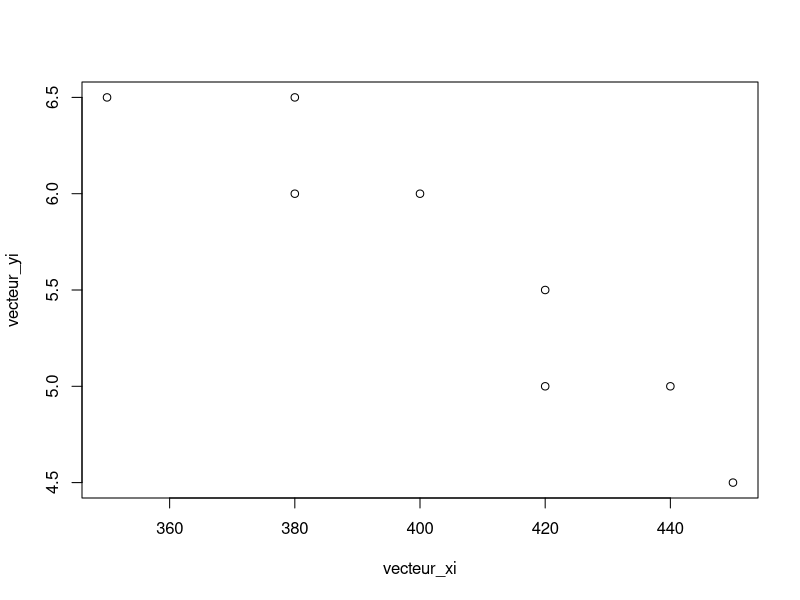
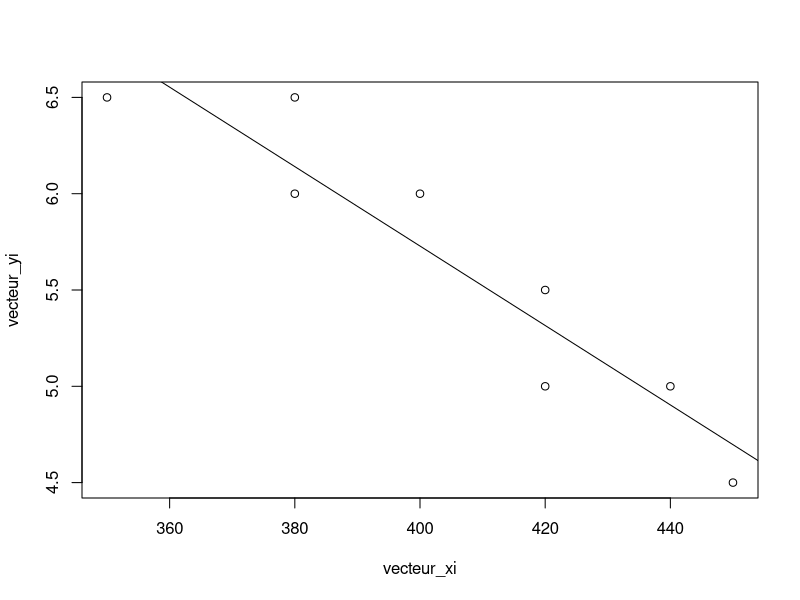

Generate these figures, in order, with R:
#TP2

#Exercice 1.

#Q1: représenter les nuages de points
vecteur_xi <- c(420, 380, 350, 400, 440, 380, 450, 420)
vecteur_yi <- c(5.5, 6, 6.5, 6, 5, 6.5, 4.5, 5)

plot(vecteur_xi, vecteur_yi)
# avec la représentation graphique, il semble que xi et yi soient 
#liés donc une regression linéaire peut etre une bonne technique.


#Q2: créer la matrice X associée
#matrice_X <- cbind(rep(1, length(vecteur_x)), vecteur_xi)
matrice_X <- matrix(c(rep(1, length(vecteur_xi)), vecteur_xi), nrow=length(vecteur_xi), ncol=2)
matrice_X
#rq: on peut aussi utiliser cbind()


#Q3: en posant y=t(y), calculer b = (tX^X)^(-1)tX^y
y <- matrix(t(vecteur_yi), byrow=TRUE)
y
#utiliser solve(A, B) permet de resoudre Ax=B ou x=A**(-1) B
#avec un seul argument on obtient alors : A=tXX et B=tXy
#pour vérifier que tous les éléments sont au bon format
t(matrice_X)
matrice_X
y

b<-solve((t(matrice_X) %*% matrice_X), (t(matrice_X)%*%y))
b
#donc beta1chapeau = 13.978125 et beta0chapeau-0.020625


#Q4: vérifier que l'on a b=t(b0, b1)

#Sx<- var(vecteur_xi)
#b1=1/(7*Sx) *sum((vecteur_xi-mean(vecteur_xi))*(vecteur_yi-mean(vecteur_yi)))
#b1
#b0<-mean(vecteur_yi)-b1*mean(vecteur_xi)
#b0

b1<- cov(vecteur_xi, vecteur_yi)/var(vecteur_xi)
b0<- mean(vecteur_yi)-b1*mean(vecteur_xi)
b1
b0
#on a bien b=t(b0, b1)
model1<-lm(vecteur_yi~vecteur_xi)
model1
coefficients(model1)

#Q5: tracer la droite de régression sur le nuage de points
plot(vecteur_xi, vecteur_yi)
abline(b0, b1)


#Q6
RSS<-sum((vecteur_yi-(b0+b1*vecteur_xi))^2)
TSS<-var(vecteur_yi)*(length(vecteur_yi)-1)
#TSS<-var(vecteur_yi)*(length(vecteur_yi)-1)
#ATTENTION variance empirique avec 1/(n-1) et non 1/n
R2<-1-(RSS/TSS)
RSS
TSS
R2

R2<-(cor(vecteur_xi, vecteur_yi)**2)
R2

R2<-(cov(vecteur_xi, vecteur_yi)/(sqrt(var(vecteur_xi)*var(vecteur_yi))))**2
R2
#R2=0.88

R2ajust<-(R2)-(2*(1-R2)/(length(vecteur_yi)-2-1))
R2ajust
#R2ajust=0.85

#coefficeint au dessus de 0.8, donc bon modèle qui les modélise plutôt précisement 


#Q7
summary(model1)
anova(model1)

#Exercice 2.

#Q0
Y<-c(37.8, 22.5, 17.1, 10.8, 7.2, 42.3, 30.2, 19.4, 14.8, 9.5, 32.4, 21.6)
X1<-c(4, 4, 3, 2, 1, 6, 4, 4, 1, 1, 3, 4)
X2<-c(4, 3.6, 3.1, 3.2, 3.0, 3.8, 3.8, 2.9, 3.8, 2.8, 3.4, 2.8)


#Q1: régression de la résitance à la rupture Y en fonction de X1

model2<-lm(Y~X1)
summary(model2)
anova(model2)

#Q2

model3<-lm(Y~X2)
summary(model3)
anova(model3)

#Q3

model4<-lm(Y~X1+X2)
summary(model4)
anova(model4)



#Q4

980.63/(980.63+440.03)
643.57/(643.57+777.10)
1204.85/(1204.85+215.81)

#Q5

model2<-lm(Y~X1)
summary(model2)
anova(model2)

model3<-lm(Y~X2)
summary(model3)
anova(model3)

model4<-lm(Y~X1+X2)
summary(model4)
anova(model4)

#Q6

1204.85/2
602.425+23.98

#Q7

#La p_vlaue de la statistique de Fischer est inférieure à 0.05 (p-value: 0.0002075)
#Donc nous sommes dans la zone de rejet de l'hypothès nulle H0.
#Par conséquent nous accetons l'hypothèse alternative H1.

#Q8

#cf slide 9 cours 2
#IC95%=^B1+-1.96*SE(B1)

6.036+1.96*1.279
6.036-1.96*1.279

#t=^B1/SE(B1) = 6.036/1.279 = 4.719
#La probabilité associée à la statistique de Student est inférieure à 0.05.
#On rejette l'hypothèse H0 (B1=0) et on accepte l'hypothèse alternative H1 (B1!=0).

#Q9

#L'apport marginal de la varibale explicative X2 lorsqu'elle est introduite à la suite de X1 est égal à
1204.858-980.635 #=224.223

#Q10

#predict(<DF>, <mod>)

predict(model4, data.frame(X1=4, X2=3.8))
predict(model4, data.frame(X1=3, X2=3.4))
predict(model4, data.frame(X1=4, X2=2.9))

#rq1: peut aussi s'écrire en utilisant des vecteurs dans le data.frame
predict(model4, data.frame(X1=c(4,3,4), X2=c(2.9, 3.4, 2.9)))
#rq2: le modèle entrainé sur des données connues peut maintenant prédire des valeurs 
#pour des données inconnues et générer des prédictions